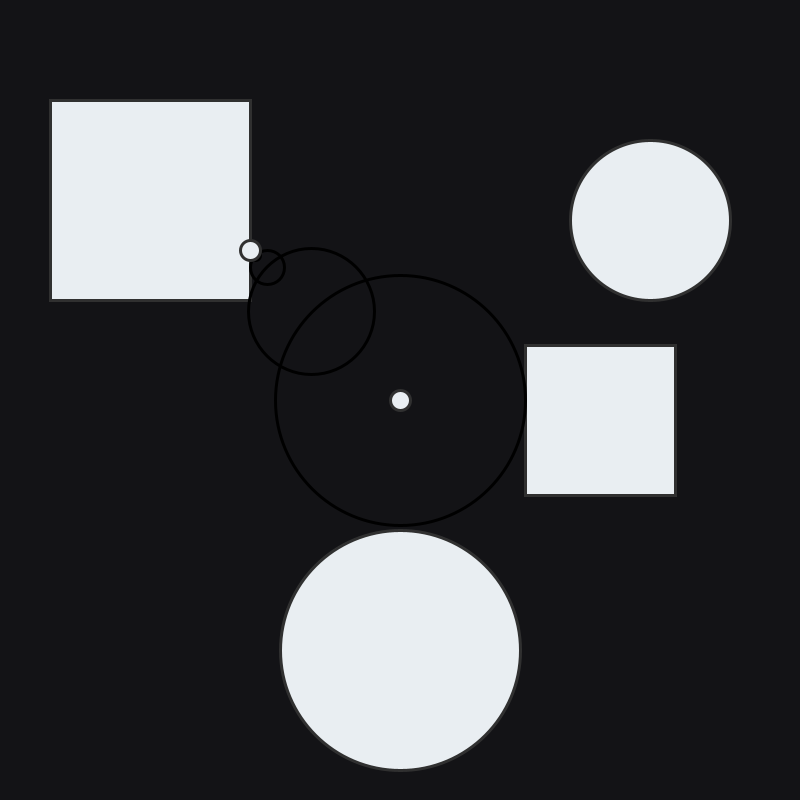
Frame 1 (no input)
Frame 60 (the mouse pressed at the canvas centre just before this capture): identical to frame 1, image omitted
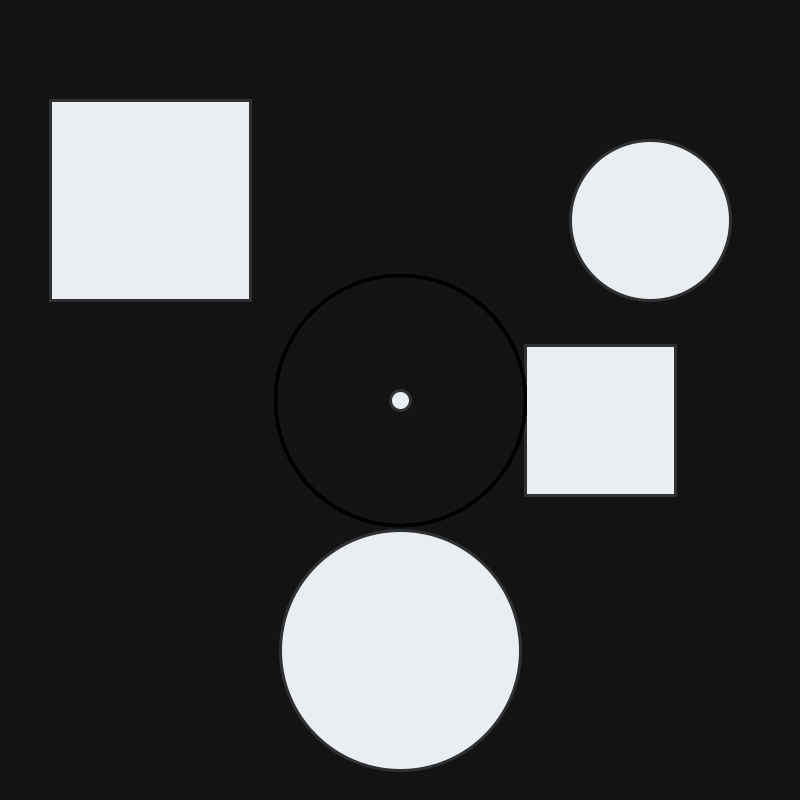
Frame 120 (the mouse held since frame 60 and released just before this capture)

The Processing sketch that drew these frames (run headless with seeded random() and noise(); from frame 60 on, the mouse is pressed at the canvas centre):

// Processing sketch: RayMarching2D
// ── RayMarching2D.pde

// #region - Setup

// Declare variables
PVector playerPos;
boolean[] inputs;
float[][] squares;
float[][] circles;


void setup() {
  // Main setup
  size(800, 800);
  setupVariables();
}


void setupVariables() {
  // Initialize variables
  playerPos = new PVector(width * 0.5, height * 0.5);
  inputs = new boolean[600];

  // Setup squares
  squares = new float[][] {
    new float[] {150, 200, 200},
    new float[] {600, 420, 150}
  };

  // Setup circles
  circles = new float[][] {
    new float[] {400, 650, 120},
    new float[] {650, 220, 80}
  };
}

// #endregion


// #region - Main

void draw() {
  // Main draw
  background(#131316);

  // Update playerPos
  playerPos.add(new PVector(
    (inputs[37] ? -1 : 0) + (inputs[39] ? 1 : 0),
    (inputs[38] ? -1 : 0) + (inputs[40] ? 1 : 0)
  ));

  // Draw squares
  strokeWeight(3);
  stroke(#303030);
  fill(#e9eef2);
  for (float[] square : squares) {
    float cx = square[0];
    float cy = square[1];
    float size = square[2];
    rect(cx - size / 2, cy - size / 2, size, size);
  }

  // Draw circles
  for (float[] circle : circles) {
    float cx = circle[0];
    float cy = circle[1];
    float radius = circle[2];
    ellipse(cx, cy, radius * 2, radius * 2);
  }

  // Draw player
  ellipse(playerPos.x, playerPos.y, 20, 20);

  // Draw ellipse if hit
  PVector dir = new PVector(mouseX, mouseY).sub(playerPos).normalize();
  PVector hitPoint = march(playerPos, dir, true);
  if (hitPoint != null) {
    strokeWeight(3);
    stroke(#303030);
    fill(#e9eef2);
    ellipse(hitPoint.x, hitPoint.y, 20, 20);
  }
}


PVector march(PVector pos, PVector dir, boolean toDraw) {
  // Setup ray marching variables
  if (toDraw) stroke(0);
  if (toDraw) noFill();
  int count = 0;
  boolean hit = false;
  PVector curPos = pos.copy();

  // March outwards until hit or max
  while (count < 20 && !hit) {
    float dst = distToScene(curPos);
    if (toDraw) ellipse(curPos.x, curPos.y, dst * 2, dst * 2);
    curPos = curPos.add(dir.copy().mult(dst));
    if (dst < 1)
      hit = true;
    count++;
  }

  // Return whether hit or not
  if (hit) return curPos;
  else return null;
}


float distToScene(PVector pos) {
  // Calculate the distance to the scene
  float dst = 100000;

  // Squares
  for (float[] square : squares) {
    float cx = square[0];
    float cy = square[1];
    float size = square[2];
    float dx = abs(pos.x - cx) - size / 2;
    float dy = abs(pos.y - cy) - size / 2;
    float outdx = max(dx, 0);
    float outdy = max(dy, 0);
    float outDst = sqrt(outdx * outdx + outdy * outdy);
    float inDst = min(0, max(dx, dy));
    float squareDst = inDst + outDst;
    dst = min(dst, squareDst);
  }

  // Circles
  for (float[] circle : circles) {
    float cx = circle[0];
    float cy = circle[1];
    float radius = circle[2];
    float dx = pos.x - cx;
    float dy = pos.y - cy;
    float circleDst = sqrt(dx * dx + dy * dy) - radius;
    dst = min(dst, circleDst);
  }

  // Edges
  float leftEdgeDist = max(0, pos.x);
  float rightEdgeDist = max(0, width - pos.x);
  float topEdgeDist = max(0, pos.y);
  float bottomEdgeDist = max(0, height - pos.y);
  float edgeDist = min(leftEdgeDist, min(rightEdgeDist, min(topEdgeDist, bottomEdgeDist)));
  dst = min(dst, edgeDist);

  // Return distance
  return dst;
}

// #endregion


// #region - Inputs

void keyPressed() {
  // Update inputs
  inputs[keyCode] = true;
}


void keyReleased() {
  // Update inputs
  inputs[keyCode] = false;
}

// #endregion
